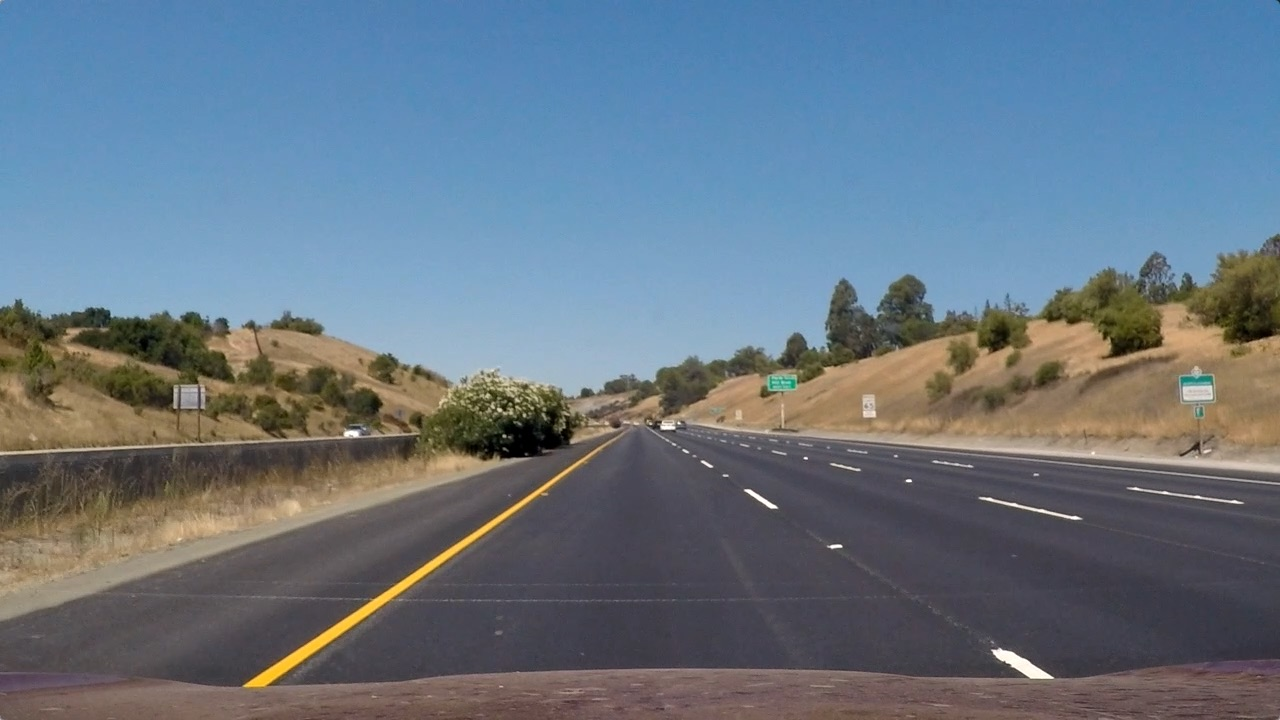
#> input picture CarND-Advanced-Lane-Lines/test_images/straight_lines1.jpg, 1280 x 720 px
$ python warp.py   (older library calls are emulated)
#> lines starting #> are read from the running program, lines starting #| are printed output that depends on the picture; after the words box and inside, x2 and y2 are one past the last pixel; in counts of white or black regions, pixels touching at a corner belong together
#> (reads CarND-Advanced-Lane-Lines/calib_data.p from the repository)
#> in main, img is the input picture: shape (720, 1280, 3); mean B, G, R 131.2, 117.7, 103.2
### CarND-Advanced-Lane-Lines/thresholding.py
from theano.tensor.basic import vertical_stack

from calibration import load_calib_data
import glob
import cv2
import numpy as np


# Define a function to threshold an image for a given range and Sobel kernel
# [36 lines left out: functions dir_threshold, mag_thresh, not called in this run]


def thresholding( image, weight=(0.4, 0.6), thres=40 ):

#> called with weight = (0.4, 0.6), thres = 40
    sobel_kernel = 7

    img_HLS = cv2.cvtColor(image, cv2.COLOR_BGR2HLS)
#> img_HLS: shape (720, 1280, 3); mean of channels 0, 1, 2 87.3, 117.4, 66.4
    s_channel = img_HLS[:,:,2]

    # Threshold color channel
    #s_thresh_min = 100
    #s_thresh_max = 255
    #s_binary = np.zeros_like(s_channel)
    #s_binary[(s_channel >= s_thresh_min) & (s_channel <= s_thresh_max)] = 1


    gray = cv2.cvtColor(image, cv2.COLOR_BGR2GRAY)
    sobelx = cv2.Sobel(gray, cv2.CV_64F, 1, 0, ksize=sobel_kernel) # Take the derivative in x
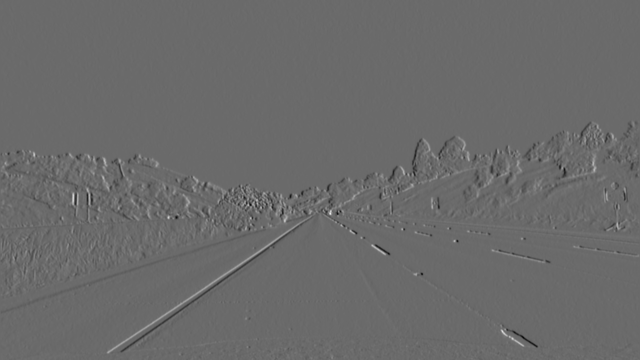
#> sobelx: shape (720, 1280) float64 (shown at 1/2 size); min -75577, max 105077, mean -25.7; drawn with min black and max white
    #sobely = cv2.Sobel(gray, cv2.CV_64F, 0, 1, ksize=sobel_kernel)
    abs_sobelx = np.absolute(sobelx) # Absolute x derivative to accentuate lines away from horizontal
    scaled_sobel = np.uint8(255*abs_sobelx/np.max(abs_sobelx))

    # [13 lines of commented-out code are left out]


    weight = cv2.addWeighted(s_channel, weight[0], scaled_sobel, weight[1], 0)
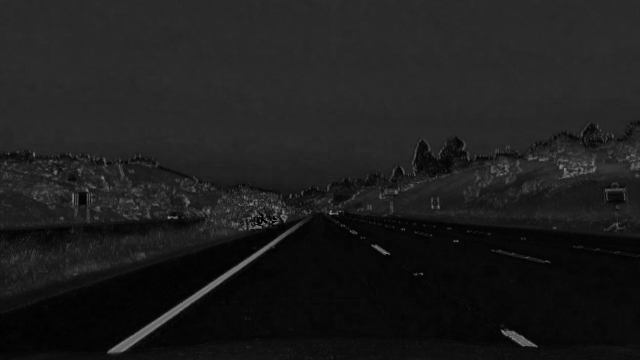
#> weight: shape (720, 1280) (shown at 1/2 size); min 0, max 166, mean 29
    ret, th = cv2.threshold(weight, thres, 255, cv2.THRESH_BINARY)
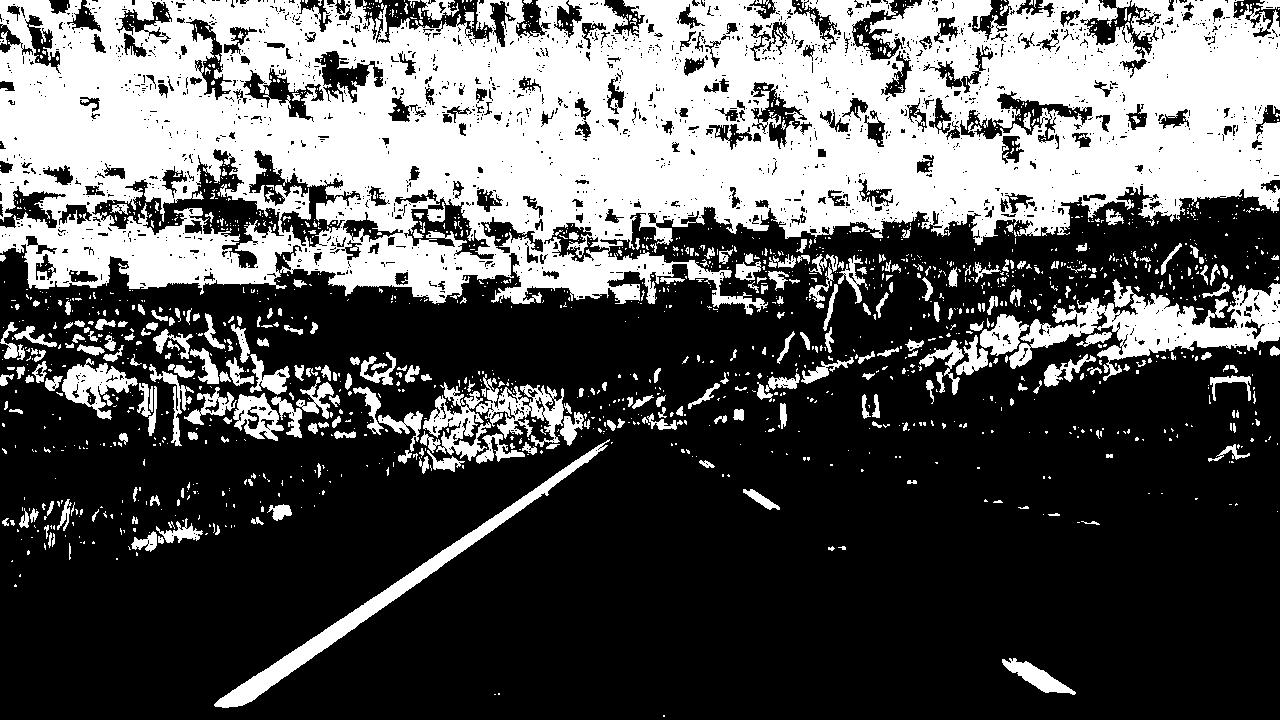
#> th: shape (720, 1280); 35.2% white; 1769 white regions (1454 under 20 px), largest, box (x1, y1, x2, y2) and area: (0, 0, 1280, 315) 262128, (1009, 279, 1280, 381) 9864, (214, 439, 610, 708) 6050
#> ret = 40

    return th #s_binary * 255


# [20 lines left out: function main, not called in this run]

# [2 lines that do not run on import are left out]

### CarND-Advanced-Lane-Lines/calibration.py
import numpy as np
import cv2
import glob
import pickle
#import matplotlib.pyplot as plt
#matplotlib qt


# Load camera matrix and distortion parameters from file
def load_calib_data(filename):
    calib_data_file = open(filename, "rb")
    calib_data = pickle.load(calib_data_file)
    calib_mtx = calib_data["mtx"]
    calib_dist = calib_data["dist"]
    calib_data_file.close()
    return calib_mtx, calib_dist


# Calibrate camera and save camera matrix and distortion parameters to file
# [69 lines left out: function main, not called in this run]

# [2 lines that do not run on import are left out]

### CarND-Advanced-Lane-Lines/warp.py
from calibration import load_calib_data
import glob
import cv2
import numpy as np
from thresholding import thresholding

# [20 lines left out: function region_of_interest, not called in this run]


def warp( image, M ):

    img_size = ( image.shape[1], image.shape[0]) #1280,720
    return cv2.warpPerspective(image, M, img_size , flags=cv2.INTER_LINEAR)
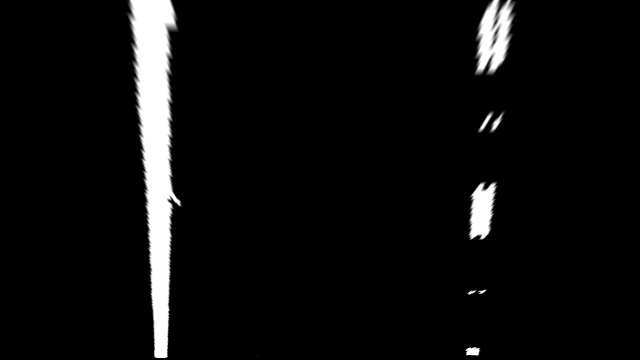
#> returned value: shape (720, 1280) (shown at 1/2 size); min 0, max 255, mean 13.6


def prepare_perspective_transform ():

    offset_xt = 550
    offset_xb = 0
    img_size = [1280, 720]

    src = np.float32(
        [[0+offset_xb, 650],
         [offset_xt, 450],
         [1280-offset_xt, 450],
         [1280-offset_xb, 650]])

    dst = np.float32(
        [[0,720],
         [0,0],
         [1280,0],
         [1280,720]])

    src = np.float32(
    [[(img_size[0] / 2) - 55, img_size[1] / 2 + 100],
    [((img_size[0] / 6) - 10), img_size[1]],
    [(img_size[0] * 5 / 6) + 60, img_size[1]],
    [(img_size[0] / 2 + 55), img_size[1] / 2 + 100]])
    dst = np.float32(
    [[(img_size[0] / 4), 0],
    [(img_size[0] / 4), img_size[1]],
    [(img_size[0] * 3 / 4), img_size[1]],
    [(img_size[0] * 3 / 4), 0]])

    # offset_bX = 200
    # offset_bY = 60  #720-60=660
    # offset_tM = 80 #720 - 640 = 80
    #
    # lt = [640-offset_tM, 440]
    # rt = [640+offset_tM, 440]
    # lb = [offset_bX, 720-offset_bY]  #x,y
    # rb = [1280-offset_bX, 720-offset_bY]
    #
    # src = np.float32(
    #     [lt,
    #      rt,
    #      lb,
    #      rb])
    #
    # dst = np.float32(
    #     [[offset_bX,0],
    #      [1280-offset_bX,0],
    #      [offset_bX,720],
    #      [1280-offset_bX,720]])

    M = cv2.getPerspectiveTransform(src, dst)
    Minv = cv2.getPerspectiveTransform(dst, src)

    return src, dst, M, Minv

def main():

    # Load camera matrix and distortion parameters from pickle file
    calib_mtx, calib_dist = load_calib_data("calib_data.p")

    # Make a list of test images
    images = glob.glob('test_images/*.jpg')

    for img_file in images:
        img = cv2.imread(img_file)
        img_undistorted = cv2.undistort(img, calib_mtx, calib_dist, None, calib_mtx)
       # img_roi = region_of_interest(img_undistorted)
        thres = thresholding(img_undistorted)
        src, dst, M, Minv = prepare_perspective_transform()
        img_warped = warp (thres, M)


        cv2.imshow("org", img_undistorted)
        cv2.imshow("warp", img_warped)
        cv2.imshow("thres", thres)
        cv2.waitKey(-1)
#> pass 2 of the loop in main, `for img_file in images:`:
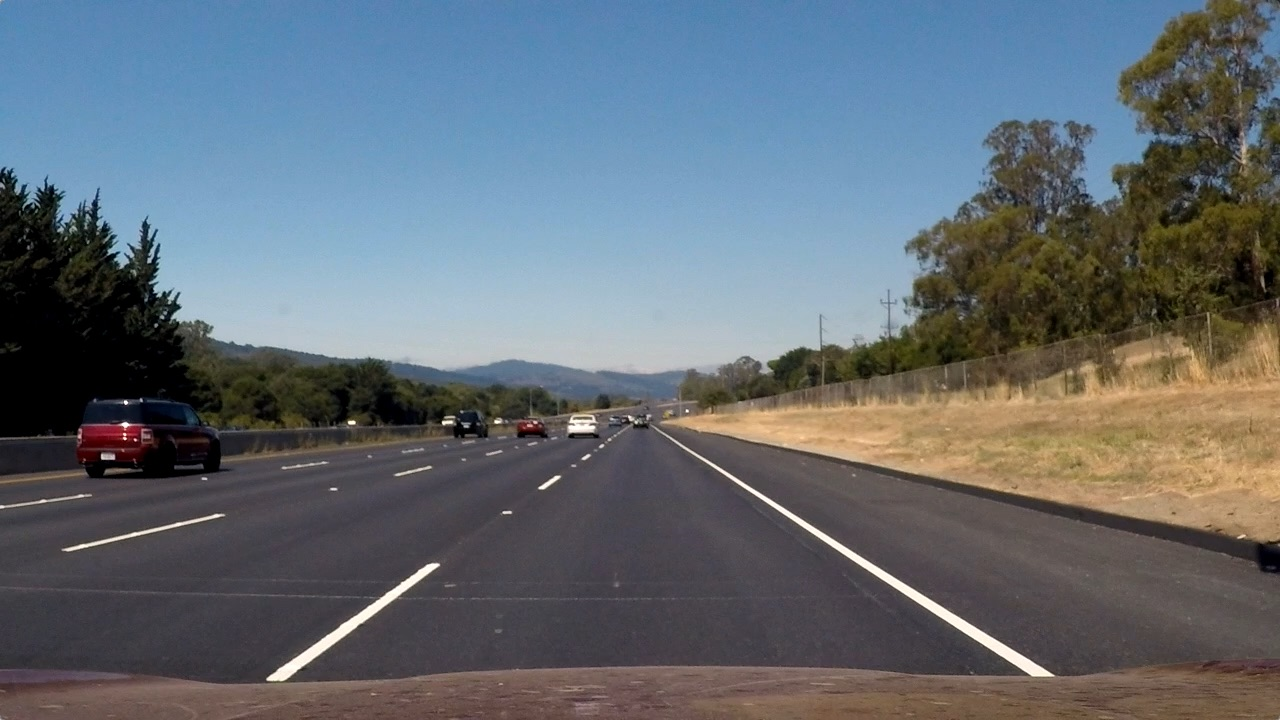
#> input picture CarND-Advanced-Lane-Lines/test_images/straight_lines2.jpg, 1280 x 720 px
#> in main, img is the input picture: shape (720, 1280, 3); mean B, G, R 115.1, 107.7, 99.4
#> in thresholding (call 2), `ret, th = cv2.threshold(weight, thres, 255, cv2.THRESH_BINARY)`:
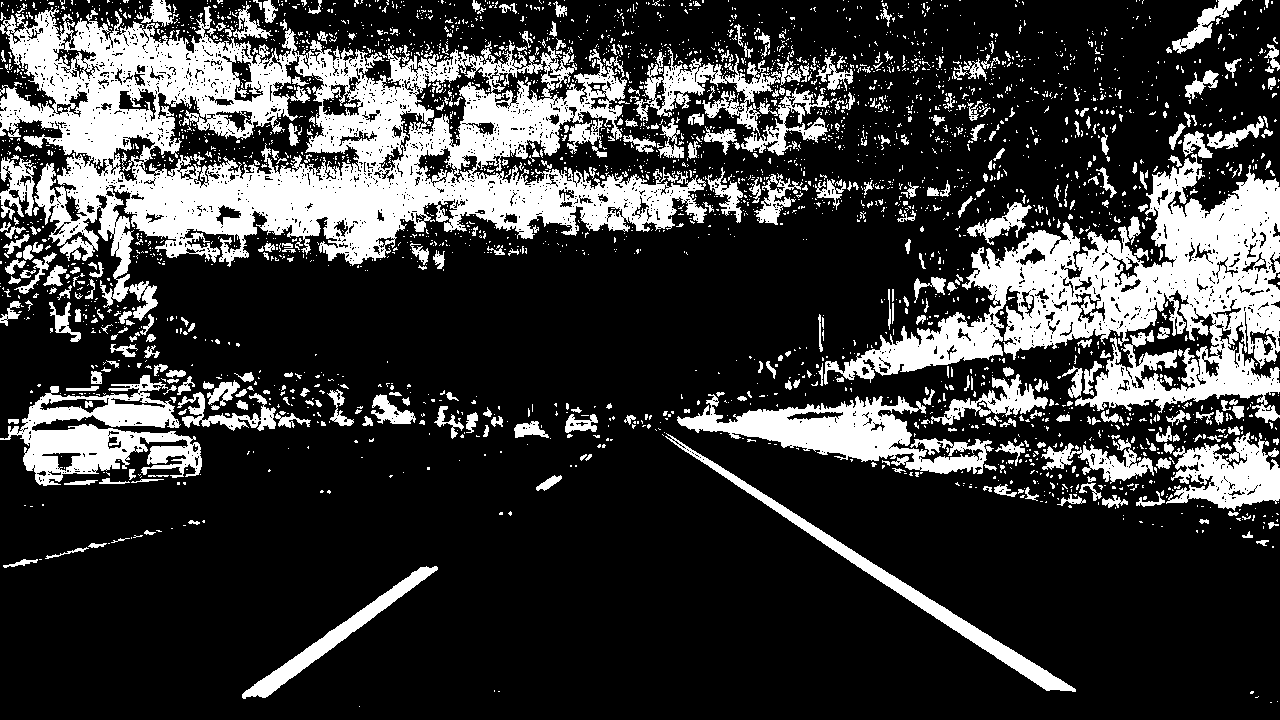
#> th: shape (720, 1280); 23.4% white; 3278 white regions (2858 under 20 px), largest, box (x1, y1, x2, y2) and area: (0, 6, 707, 321) 83462, (824, 154, 1280, 423) 42497, (677, 394, 994, 474) 9813
#> in warp (call 2), `return cv2.warpPerspective(image, M, img_size , flags=cv2.INTER_LINEAR)`:
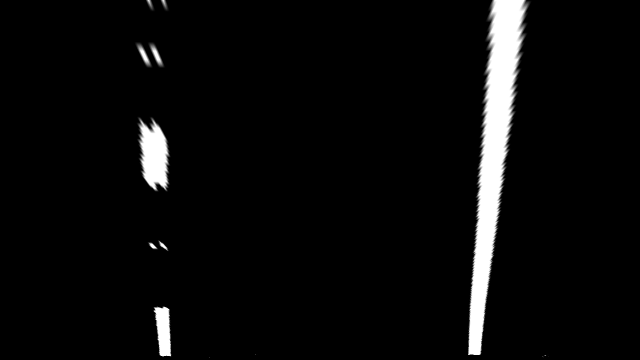
#> returned value: shape (720, 1280) (shown at 1/2 size); min 0, max 255, mean 11.5
#> pass 3 of the loop in main, `for img_file in images:`:
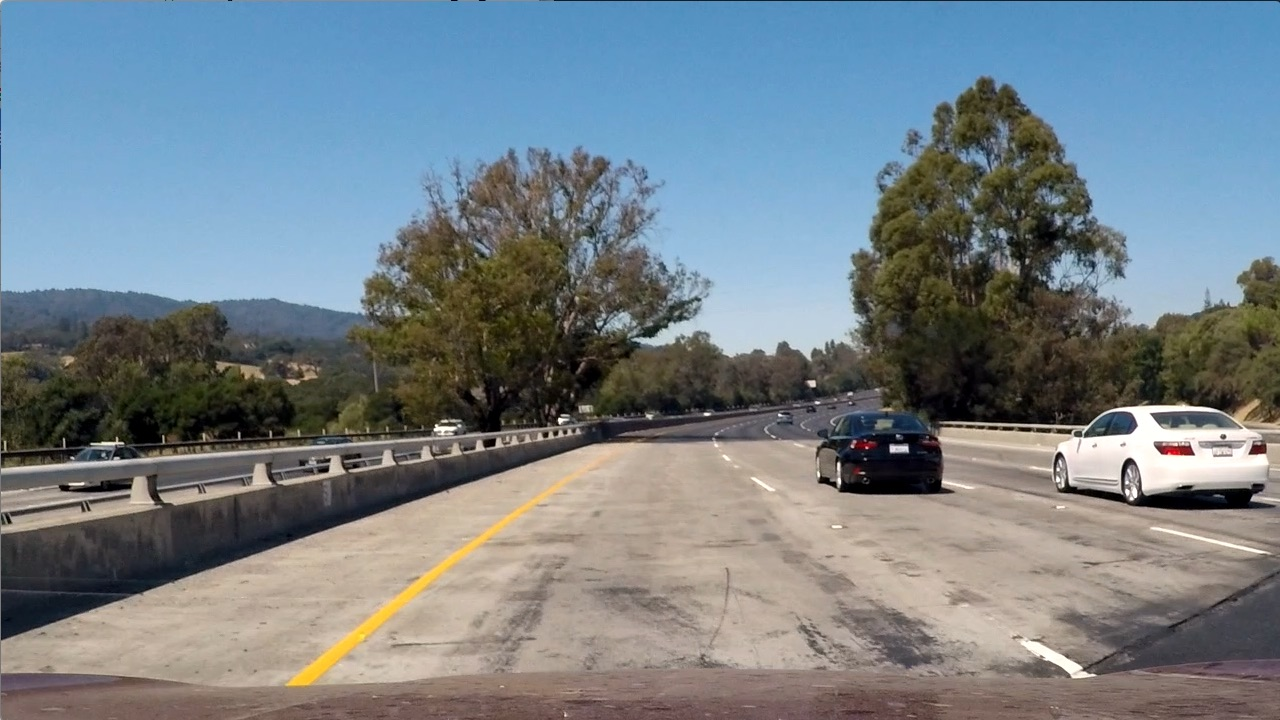
#> input picture CarND-Advanced-Lane-Lines/test_images/test1.jpg, 1280 x 720 px
#> in main, img is the input picture: shape (720, 1280, 3); mean B, G, R 135.5, 128.7, 117.5
#> in thresholding (call 3), `ret, th = cv2.threshold(weight, thres, 255, cv2.THRESH_BINARY)`:
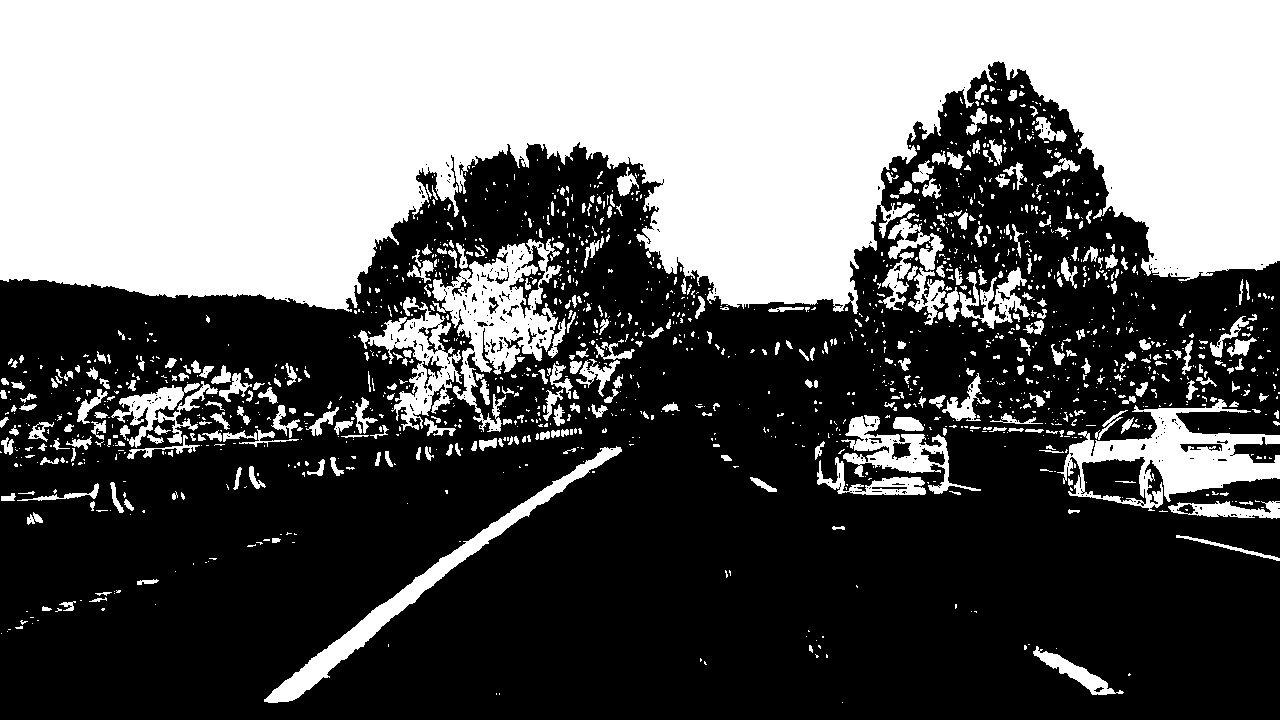
#> th: shape (720, 1280); 40.3% white; 1568 white regions (1178 under 20 px), largest, box (x1, y1, x2, y2) and area: (0, 0, 1280, 314) 294691, (1057, 399, 1280, 511) 9542, (432, 239, 561, 432) 9279
#> in warp (call 3), `return cv2.warpPerspective(image, M, img_size , flags=cv2.INTER_LINEAR)`:
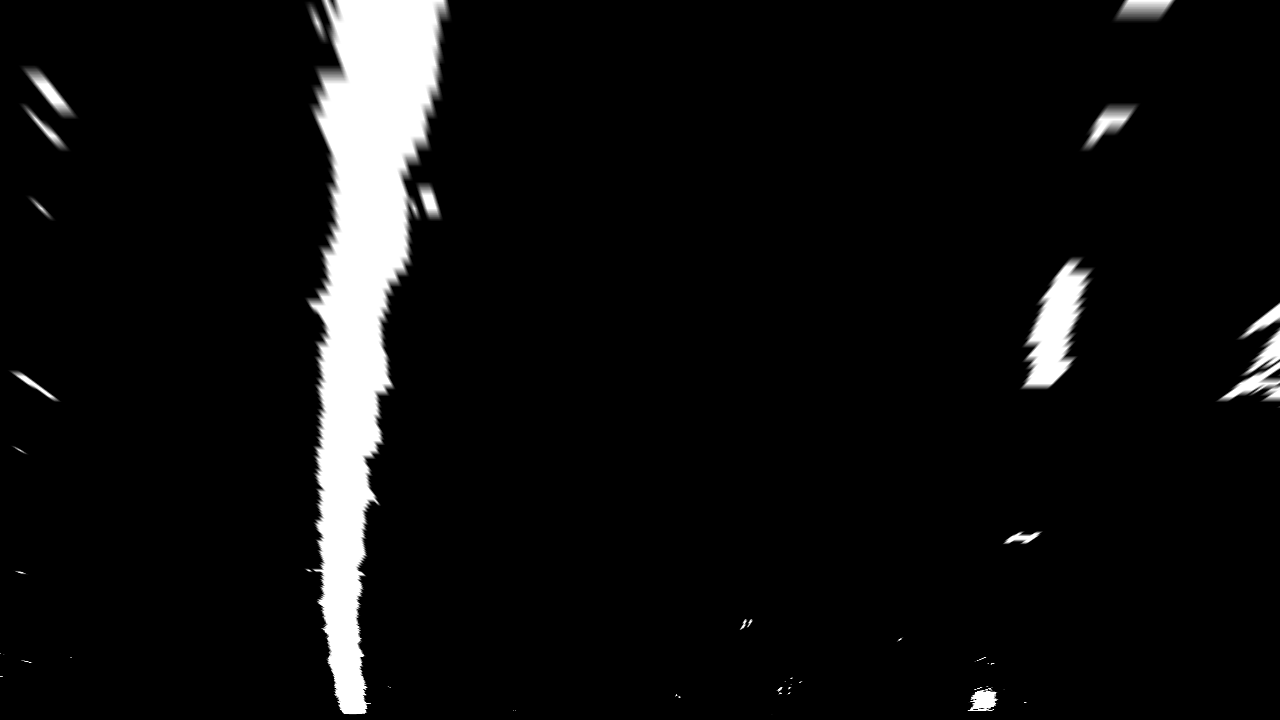
#> returned value: shape (720, 1280); min 0, max 255, mean 15.6

    cv2.destroyAllWindows()

if __name__ == '__main__':
    main()
